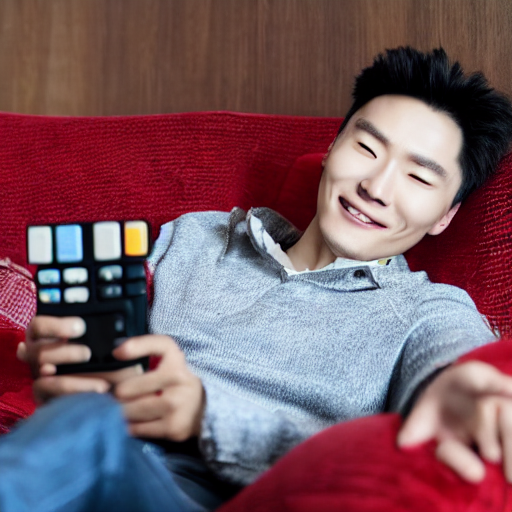
#> input picture 1.png, 512 x 512 px
$ python noise.py
#> lines starting #> are read from the running program, lines starting #| are printed output that depends on the picture; after the words box and inside, x2 and y2 are one past the last pixel; in counts of white or black regions, pixels touching at a corner belong together
import cv2
import numpy as np

# Load the image
image = cv2.imread('1.png', cv2.IMREAD_COLOR)
#> image is the input picture: shape (512, 512, 3); mean B, G, R 98.4, 89.3, 121

# Define the region of the image where you want to add noise
# For example, let's add noise to the top right quarter of the image
height, width, _ = image.shape
#> height = 512; width = 512
start_y = 0
end_y = height // 2
#> end_y = 256
start_x = width // 2
#> start_x = 256
end_x = width
#> end_x = 512

# Calculate the number of pixels to be affected
num_pixels = int(0.7 * (end_y - start_y) * (end_x - start_x))
#> num_pixels = 45875

# Generate random indices within the defined region
indices = np.random.choice(np.arange((end_y - start_y) * (end_x - start_x)), replace=False, size=num_pixels)

# Convert indices to 2D coordinates
y_indices, x_indices = np.unravel_index(indices, ((end_y - start_y), (end_x - start_x)))

# Generate Gaussian noise
mean = 0
stddev = 35
noise = np.random.normal(mean, stddev, num_pixels).astype(np.uint8)

# Add noise to the selected pixels in the image
for i in range(num_pixels):
    y, x = y_indices[i] + start_y, x_indices[i] + start_x
    for j in range(3):  # For each color channel
        image[y, x, j] = np.clip(image[y, x, j] + noise[i], 0, 255)
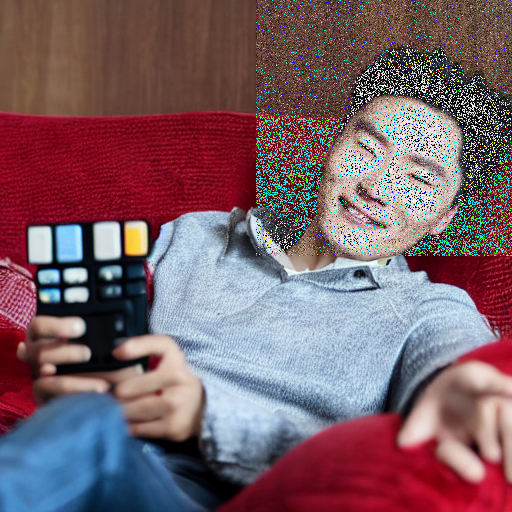
#> image: shape (512, 512, 3); 17.12% of pixels changed, all inside (x1, y1, x2, y2) = (256, 0, 512, 256)

# Save the noisy image
cv2.imwrite('noisy_image.jpg', image)
